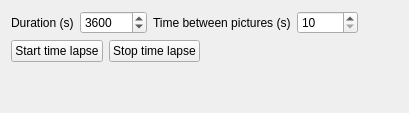
                         <widget class="QWidget" name="tab_manual">
                          <attribute name="title">
                           <string>Manual time lapse</string>
                          </attribute>
                          <layout class="QVBoxLayout" name="verticalLayout_16">
                           <item>
                            <layout class="QHBoxLayout" name="horizontalLayout_15">
                             <item>
                              <widget class="QLabel" name="label_20">
                               <property name="text">
                                <string>Duration (s)</string>
                               </property>
                              </widget>
                             </item>
                             <item>
                              <widget class="QSpinBox" name="time_lapse_duration_sb">
                               <property name="accessibleName">
                                <string>time lapse duration</string>
                               </property>
                               <property name="maximum">
                                <number>31536000</number>
                               </property>
                               <property name="singleStep">
                                <number>3600</number>
                               </property>
                               <property name="value">
                                <number>3600</number>
                               </property>
                              </widget>
                             </item>
                             <item>
                              <widget class="QLabel" name="label_21">
                               <property name="text">
                                <string>Time between pictures (s)</string>
                               </property>
                              </widget>
                             </item>
                             <item>
                              <widget class="QSpinBox" name="time_lapse_wait_sb">
                               <property name="accessibleName">
                                <string>time lapse wait</string>
                               </property>
                               <property name="minimum">
                                <number>10</number>
                               </property>
                               <property name="maximum">
                                <number>86400</number>
                               </property>
                              </widget>
                             </item>
                             <item>
                              <spacer name="horizontalSpacer_5">
                               <property name="orientation">
                                <enum>Qt::Orientation::Horizontal</enum>
                               </property>
                               <property name="sizeHint" stdset="0">
                                <size>
                                 <width>40</width>
                                 <height>20</height>
                                </size>
                               </property>
                              </spacer>
                             </item>
                            </layout>
                           </item>
                           <item>
                            <layout class="QHBoxLayout" name="horizontalLayout_31">
                             <item>
                              <widget class="QPushButton" name="start_time_lapse_pb">
                               <property name="text">
                                <string>Start time lapse</string>
                               </property>
                              </widget>
                             </item>
                             <item>
                              <widget class="QPushButton" name="stop_time_lapse_pb">
                               <property name="text">
                                <string>Stop time lapse</string>
                               </property>
                              </widget>
                             </item>
                             <item>
                              <spacer name="horizontalSpacer_6">
                               <property name="orientation">
                                <enum>Qt::Orientation::Horizontal</enum>
                               </property>
                               <property name="sizeHint" stdset="0">
                                <size>
                                 <width>40</width>
                                 <height>20</height>
                                </size>
                               </property>
                              </spacer>
                             </item>
                            </layout>
                           </item>
                           <item>
                            <spacer name="verticalSpacer_2">
                             <property name="orientation">
                              <enum>Qt::Orientation::Vertical</enum>
                             </property>
                             <property name="sizeHint" stdset="0">
                              <size>
                               <width>20</width>
                               <height>40</height>
                              </size>
                             </property>
                            </spacer>
                           </item>
                          </layout>
                         </widget>
